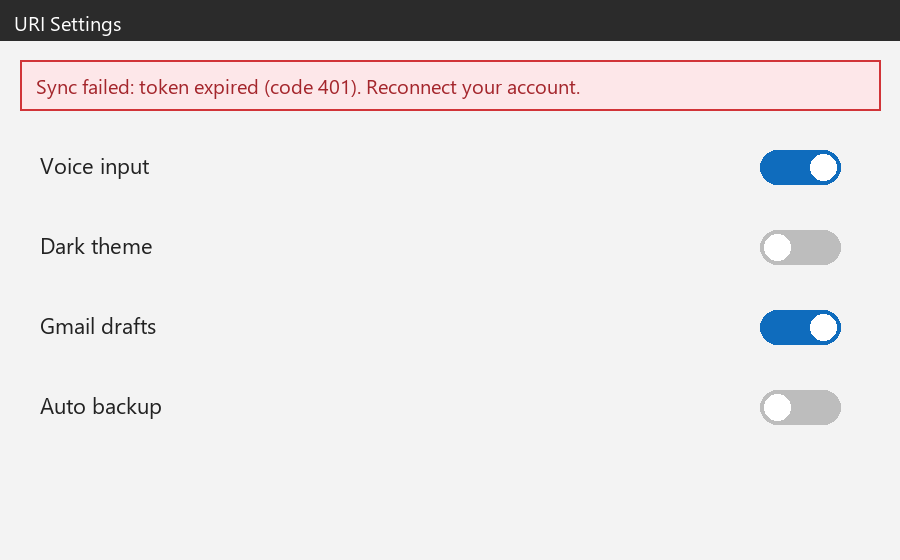
#> input picture model_lab/evidence/vision_images/v01_ui_error.png, 900 x 560 px, given in place of state_solar_idle.png, which was not available
$ python sheets.py ../../model_lab/evidence/vision_images
#> lines starting #> are read from the running program, lines starting #| are printed output that depends on the picture; pictures that were not available may be replaced by others from this repository, and a replacement may not be noted
"""Contact sheets for the voice/state captures.

Run: python rnd/voice/sheets.py <capture dir>
Writes sheet_*.png into the same directory.
"""
import os
import sys
from PIL import Image, ImageDraw

D = sys.argv[1]
IDS = ['solar', 'sakura', 'lunar', 'moonlit']


def sheet(out, rows, cw=300, label_h=22):
    """rows: list of lists of (file, label)."""
#> called with out = 'sheet_states.png', cw = 300, label_h = 22
    first = Image.open(os.path.join(D, rows[0][0][0] + '.png'))
#> first is the input picture: PIL image 900x560 RGB; mean R, G, B 225.8, 223.2, 224.1
    ch = int(cw * first.height / first.width)
#> ch = 186
    cols = max(len(r) for r in rows)
    sh = Image.new('RGB', (cols * cw, len(rows) * (ch + label_h)), (10, 10, 14))
    d = ImageDraw.Draw(sh)
    for ri, row in enumerate(rows):
        for ci, (f, lab) in enumerate(row):
            p = os.path.join(D, f + '.png')
            x, y = ci * cw, ri * (ch + label_h)
#> x = 0; y = 0
            if os.path.exists(p):
                im = Image.open(p).convert('RGB').resize((cw, ch), Image.LANCZOS)
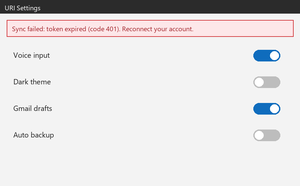
#> im: PIL image 300x186 RGB; mean R, G, B 225.7, 223.2, 224.1
                sh.paste(im, (x, y + label_h))
            d.text((x + 6, y + 5), lab, fill=(226, 220, 210))
    sh.save(os.path.join(D, out))
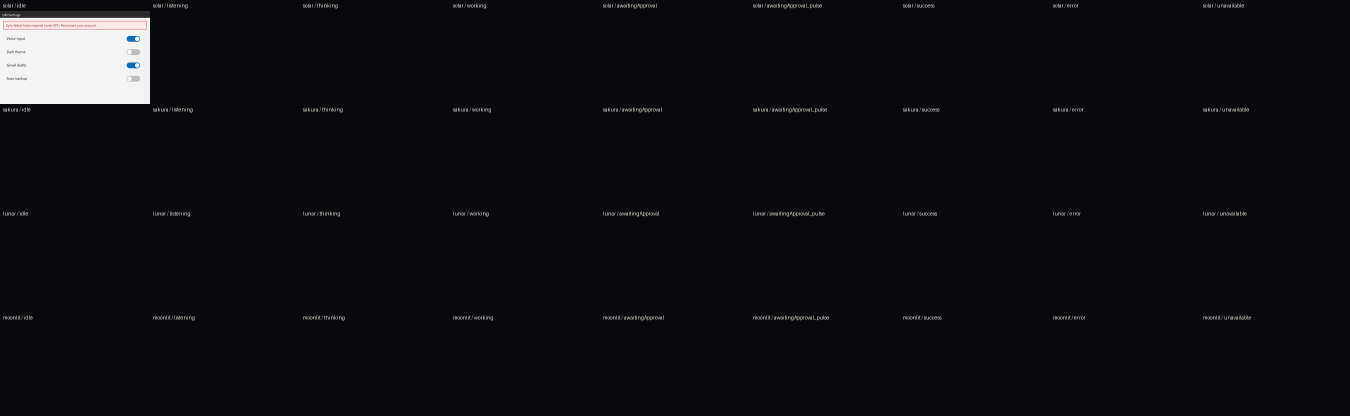
#> saved as sheet_states.png: PIL image 2700x832 RGB (shown at 1/2 size); mean R, G, B 16, 15.9, 19.8
    print(out, sh.size)
#| sheet_states.png (2700, 832)


states = ['idle', 'listening', 'thinking', 'working', 'awaitingApproval',
          'awaitingApproval_pulse', 'success', 'error', 'unavailable']
sheet('sheet_states.png', [[(f'state_{i}_{s}', f'{i} / {s}') for s in states] for i in IDS])
sheet('sheet_voice_user.png', [[(f'voice_{i}_user_t{t:04d}', f'{i} user {t}ms') for t in [900, 1700, 2600, 3800, 5200]] for i in IDS])
#> call 2 of sheet, with out = 'sheet_voice_user.png', cw = 300, label_h = 22
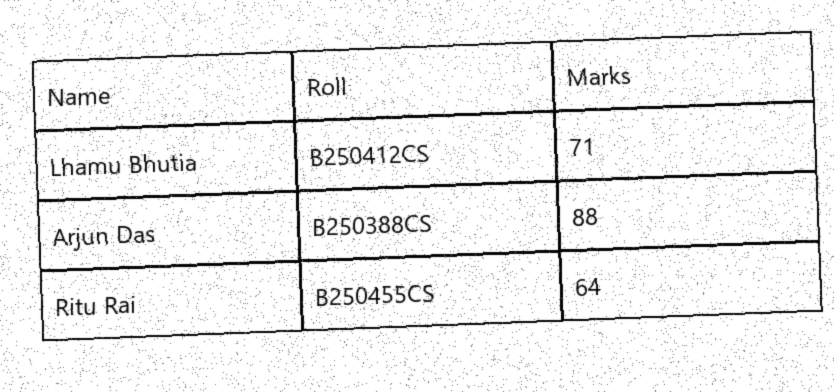
#> input picture model_lab/evidence/vision_images/v02_scanned_table.png, 834 x 392 px, given in place of voice_solar_user_t0900.png, which was not available
#> in sheet, first is the input picture: PIL image 834x392 RGB; min 0, max 255, mean 237.8
#> in sheet (call 2), `im = Image.open(p).convert('RGB').resize((cw, ch), Image.LANCZOS)`:
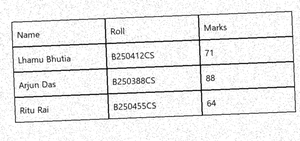
#> im: PIL image 300x141 RGB; min 6, max 255, mean 236.6
#> in sheet (call 2), `sh.paste(im, (x, y + label_h))`:
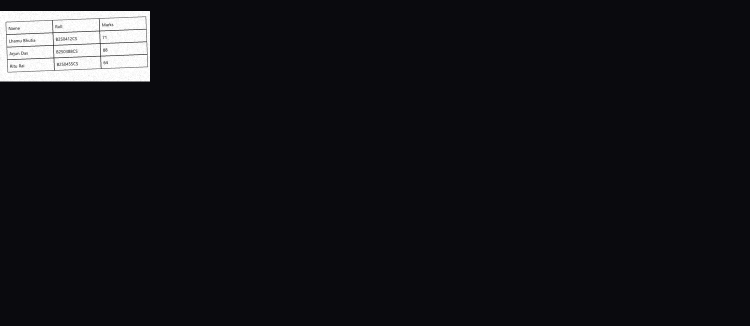
#> sh: PIL image 1500x652 RGB (shown at 1/2 size); mean R, G, B 19.8, 19.8, 23.6
#> in sheet (call 2), `sh.save(os.path.join(D, out))`:
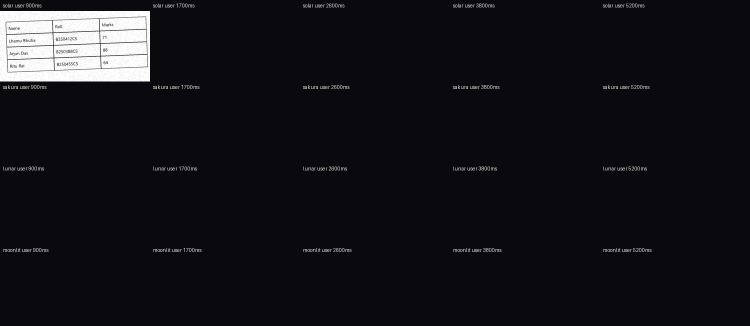
#> saved as sheet_voice_user.png: PIL image 1500x652 RGB (shown at 1/2 size); mean R, G, B 20.7, 20.7, 24.4
#| sheet_voice_user.png (1500, 652)
sheet('sheet_voice_uri.png', [[(f'voice_{i}_uri_t{t:04d}', f'{i} URI {t}ms') for t in [600, 2100, 3900, 5600, 7800]] for i in IDS])
#> call 3 of sheet, with out = 'sheet_voice_uri.png', cw = 300, label_h = 22
#> in sheet (call 3), `sh.save(os.path.join(D, out))`:
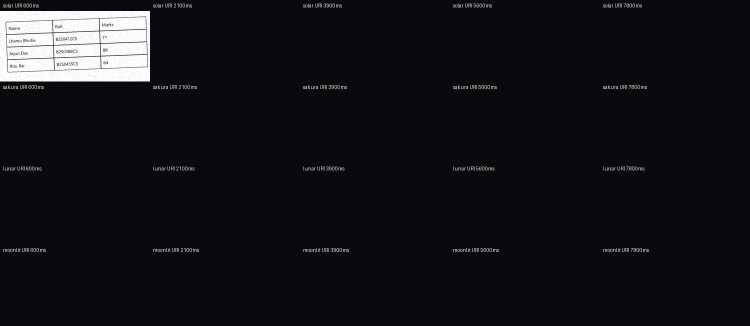
#> saved as sheet_voice_uri.png: PIL image 1500x652 RGB (shown at 1/2 size); mean R, G, B 20.7, 20.6, 24.4
#| sheet_voice_uri.png (1500, 652)
sheet('sheet_same_audio.png', [[(f'same_audio_as_user_t{t}', f'as user {t}ms') for t in [700, 1900, 3300, 5100, 7400]],
                               [(f'same_audio_as_uri_t{t}', f'as URI {t}ms') for t in [700, 1900, 3300, 5100, 7400]]], cw=360)
#> (the run stopped early here; a loop or call above may not have finished)
